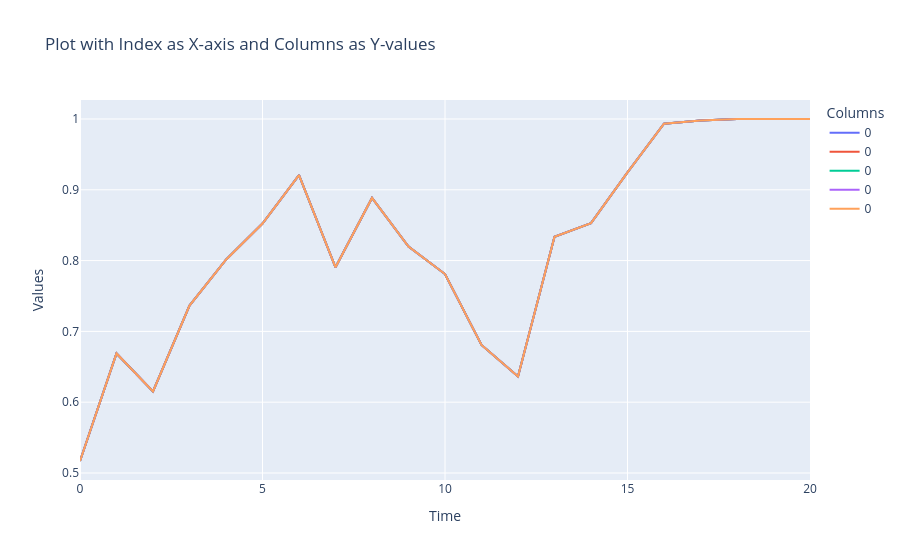

Source (notebook cell):
### Code cell
fig = go.Figure()

# Add traces for each column
for column in deltas.columns[values]:
    fig.add_trace(go.Scatter(x=deltas.index, y=deltas[column], mode='lines', name=column))

# Update layout
fig.update_layout(
    title='Plot with Index as X-axis and Columns as Y-values',
    xaxis_title='Time',
    yaxis_title='Values',
    template='plotly',
    legend=dict(title='Columns'),
)

# Show the plot
fig.show()

### Figure 1 — Plotly figure (JSON) as saved in the notebook; plotly's stock layout.template omitted (floating-point values rounded to 4 significant figures)
{"data": [{"mode": "lines", "name": "0", "type": "scatter", "x": [0, 1, 2, 3, 4, 5, 6, 7, 8, 9, 10, 11, 12, 13, 14, 15, 16, 17, 18, 19, 20], "y": [0.5169, 0.6688, 0.6151, 0.7365, 0.8012, 0.8524, 0.9209, 0.7905, 0.8885, 0.8199, 0.781, 0.6808, 0.6362, 0.8336, 0.8529, 0.9246, 0.9933, 0.9977, 0.9999, 1.0, 1]}, {"mode": "lines", "name": "0", "type": "scatter", "x": [0, 1, 2, 3, 4, 5, 6, 7, 8, 9, 10, 11, 12, 13, 14, 15, 16, 17, 18, 19, 20], "y": [0.5169, 0.6688, 0.6151, 0.7365, 0.8012, 0.8524, 0.9209, 0.7905, 0.8885, 0.8199, 0.781, 0.6808, 0.6362, 0.8336, 0.8529, 0.9246, 0.9933, 0.9977, 0.9999, 1.0, 1]}, {"mode": "lines", "name": "0", "type": "scatter", "x": [0, 1, 2, 3, 4, 5, 6, 7, 8, 9, 10, 11, 12, 13, 14, 15, 16, 17, 18, 19, 20], "y": [0.5169, 0.6688, 0.6151, 0.7365, 0.8012, 0.8524, 0.9209, 0.7905, 0.8885, 0.8199, 0.781, 0.6808, 0.6362, 0.8336, 0.8529, 0.9246, 0.9933, 0.9977, 0.9999, 1.0, 1]}, {"mode": "lines", "name": "0", "type": "scatter", "x": [0, 1, 2, 3, 4, 5, 6, 7, 8, 9, 10, 11, 12, 13, 14, 15, 16, 17, 18, 19, 20], "y": [0.5169, 0.6688, 0.6151, 0.7365, 0.8012, 0.8524, 0.9209, 0.7905, 0.8885, 0.8199, 0.781, 0.6808, 0.6362, 0.8336, 0.8529, 0.9246, 0.9933, 0.9977, 0.9999, 1.0, 1]}, {"mode": "lines", "name": "0", "type": "scatter", "x": [0, 1, 2, 3, 4, 5, 6, 7, 8, 9, 10, 11, 12, 13, 14, 15, 16, 17, 18, 19, 20], "y": [0.5169, 0.6688, 0.6151, 0.7365, 0.8012, 0.8524, 0.9209, 0.7905, 0.8885, 0.8199, 0.781, 0.6808, 0.6362, 0.8336, 0.8529, 0.9246, 0.9933, 0.9977, 0.9999, 1.0, 1]}], "layout": {"legend": {"title": {"text": "Columns"}}, "title": {"text": "Plot with Index as X-axis and Columns as Y-values"}, "xaxis": {"title": {"text": "Time"}}, "yaxis": {"title": {"text": "Values"}}}}
